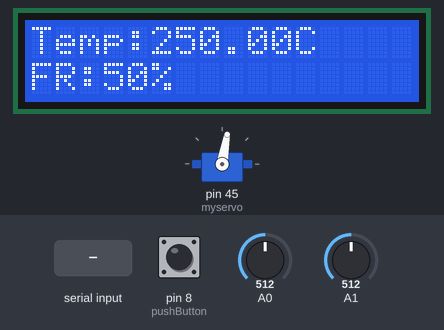
Simulated run of this sketch. Board: Arduino Mega 2560, built with avr-gcc and run on an emulated ATmega2560. Shown: servo, 16×2 character LCD. Inputs (shaded band) come from the test bench; at power-on: A1 = 512, pin 8 (pushButton) LOW, A0 = 512. The modem accepts every AT command (registered, SIM ready, sends succeed) and sends nothing else; what the sketch prints to the serial monitor is not drawn.

Above: at 12.7 s.
12.8 s: "CLOSED" received over the second serial link
17.3 s: A1 set to 900
At 19.7 s:
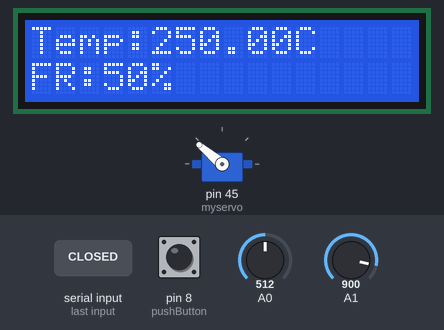
At 26.0 s:
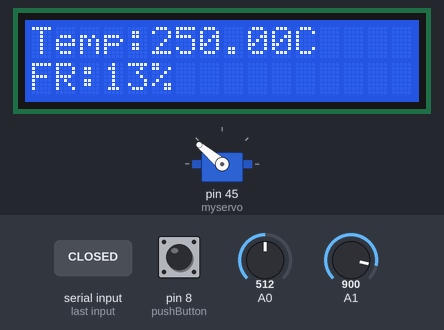
Timing chart, 0 to 26.3 s (numbered marks = the images above; inputs shaded):
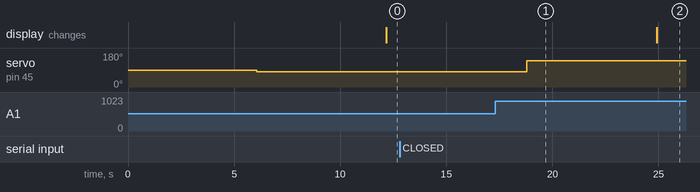

The sketch:

fbt5.ino
```cpp
#include <Servo.h>

Servo myservo;  // create servo object to control a servo
 #include <LiquidCrystal.h>
const int rs = 41, en = 39, d4 = 37, d5 = 35, d6 = 33, d7 = 31;
LiquidCrystal lcd(rs, en, d4, d5, d6, d7);

int screenWidth = 16;
int screenHeight = 2;

String ssid="IG";//"NRLimhan";    // Wifi network SSID
String password ="a1b2c3d4e5";//"qwertyuiop987";  // Wifi network password

boolean DEBUG=true;

//======================================================================== showResponce
void showResponse(int waitTime){
    long t=millis();
    char c;
    while (t+waitTime>millis()){
      if (Serial1.available()){
        c=Serial1.read();
        if (DEBUG) Serial.print(c);
      }
    }

}

//========================================================================
boolean espdata(int unit_id,int flow_rate,float temperature,int pulserate,int salinelevel,int Econ){
  String cmd = "AT+CIPSTART=\"TCP\",\"";                  // TCP connection
  cmd += "192.168.1.18";
  cmd += "\",80";
  Serial1.println(cmd);
  if (DEBUG) Serial.println(cmd);
  if(Serial1.find("Error")){
    if (DEBUG) Serial.println("AT+CIPSTART error");
    return false;
  }
 // http://hospital.pvg/datalog

 // String getStr = "GET /ethernet/data.php?temperature=";   // prepare GET string
  String getStr = "GET http://192.168.1.18/datalog/";   // prepare GET string

  getStr += String(unit_id);

  getStr += String(',');
getStr += String(flow_rate);

  getStr += String(',');

getStr += String(temperature);

  getStr += String(',');


getStr += String(pulserate);

  getStr += String(',');

getStr += String(salinelevel);

  getStr += String(',');

getStr += String(Econ);


  // getStr +="&field3=";
  // getStr += String(value3);
  // ...
  getStr += "\r\n\r\n";

  // send data length
  cmd = "AT+CIPSEND=";
  cmd += String(getStr.length());
  Serial1.println(cmd);
  if (DEBUG)  Serial.println(cmd);

  delay(100);
  if(Serial1.find(">")){
    Serial1.print(getStr);
    if (DEBUG)  Serial.print(getStr);
  }
  else{
    Serial1.println("AT+CIPCLOSE");
    // alert user
    if (DEBUG)   Serial.println("AT+CIPCLOSE");
    return false;
  }
  return true;
}
//================================================================================ setup
void setup() {
  DEBUG=true;           // enable debug serial
  Serial.begin(9600);

   myservo.attach(45);
  lcd.begin(16, 2);
  Serial1.begin(115200);  // enable software serial
                          // Your esp8266 module's speed is probably at 115200.
                          // For this reason the first time set the speed to 115200 or to your esp8266 configured speed
                          // and upload. Then change to 9600 and upload again

  //Serial1.println("AT+RST");         // Enable this line to reset the module;
  //showResponse(1000);

  //Serial1.println("AT+UART_CUR=9600,8,1,0,0");    // Enable this line to set esp8266 serial speed to 9600 bps
 // showResponse(1000);


  Serial1.println("AT+CWMODE=1");   // set esp8266 as client
  showResponse(1000);

  Serial1.println("AT+CWJAP=\""+ssid+"\",\""+password+"\"");  // set your home router SSID and password
  showResponse(5000);

   if (DEBUG)  Serial.println("Setup completed");
}
float tempC;
int unit_id=1;
int flow_rate=0;
int pulserate=0;
int salinelevel=0;
int Econ=0;
int pushButton = 8;

// ====================================================================== loop  {unit_id},{flow_rate},{temperature},{pulserate},{salinelevel},{Econ}
void loop() {
 int buttonState = digitalRead(pushButton);
 if(buttonState==1)
 Econ=0;
 else
 Econ=1;
  // sets the servo position according to the scaled value
flow_rate = analogRead(1);
  flow_rate = map(flow_rate, 0, 1023, 100, 0);
int  val = analogRead(1);            // reads the value of the potentiometer (value between 0 and 1023)
  val = map(val, 0, 1023, 0, 160);     // scale it to use it with the servo (value between 0 and 180)
  myservo.write(val);
  tempC = (5.0 * analogRead(A0) * 100.0) / 1024;
  //  Serial.println(tempC);
           espdata(unit_id,flow_rate,tempC,pulserate,salinelevel,Econ);                                      // Write values to thingspeak


  // thingspeak needs 15 sec delay between updates,
  delay(5000);

   lcd.setCursor(0,0);           //sets the cursor at row 0 column 0
  lcd.print("Temp:"); // prints 16x2 LCD MODULE
  lcd.print(tempC);
lcd.print("C  ");
  lcd.setCursor(0,1);           //sets the cursor at row 1 column 2
  lcd.print("FR:");     // prints HELLO WORLD
  lcd.print(flow_rate);
    lcd.print("% ");
    fun();
 // SubmitHttpRequest(unit_id);
    delay(5000);
}
```

functions.ino
```cpp
void SubmitHttpRequest(int unit_id)
{


  String cmd = "AT+CIPSTART=\"TCP\",";                  // TCP connection
  cmd += "192.168.1.101";
  cmd += "\",80\r\n";
  Serial1.println(cmd);
  if (DEBUG) Serial.println(cmd);
  if(Serial1.find("Error")){
    if (DEBUG) Serial.println("AT+CIPSTART error");
    return false;
  }
 // http://hospital.ig/datalog
  delay(5000);
 // String getStr = "GET /ethernet/data.php?temperature=";   // prepare GET string
  String getStr = "GET  http://192.168.1.101/patientdata/1 HTTP/1.0\r\n";   // prepare GET string

 // getStr += String(unit_id);


  // getStr +="&field3=";
  // getStr += String(value3);
  // ...
 //etStr += "  HTTP/1.0\r\n\r\n";

  // send data length
  cmd = "AT+CIPSEND=";
  cmd += String(getStr.length());
  Serial1.println(cmd);


  if (DEBUG)  Serial.println(cmd);


 delay(100);


  if(Serial1.find(">")){
    Serial1.print(getStr);
    if (DEBUG)  Serial.print(getStr);


  }
  else{
    Serial1.println("AT+CIPCLOSE");
    // alert user
    if (DEBUG)   Serial.println("AT+CIPCLOSE");
    return false;
  }
  return true;

}
String cadena="";
void fun()
{
   String getStr = "GET http://192.168.1.101/patientdata/1";   // prepare GET string

  String cmd = "AT+CIPSTART=\"TCP\",\"";                  // TCP connection
  cmd += "192.168.1.101";
  cmd += "\",80";

   Serial1.println(cmd);
  //connecting to server
  if(Serial1.find("OK")) {
    Serial.println();
    Serial.println();
    Serial.println();
    Serial.println("Server connection successful...");
    String peticionHTTP="GET / http://192.168.1.2/hospital/public/patientdata/1";   // prepare GET string
    //Sending the length of the HTTP request
    Serial1.print("AT+CIPSEND=");
    Serial1.println(peticionHTTP.length());
    //waiting for ">" for sending HTTP request
    if(Serial1.find(">")) {
      //we can send the HTTP request when > is displayed
      Serial.println("Sending HTTP request. . .");
      Serial1.println(peticionHTTP);
      if(Serial1.find("SEND OK")) {
        Serial.println("HTTP request sent...:");
        Serial.println();
        Serial.println("On stand by...");
        boolean fin_respuesta=false;
        long tiempo_inicio=millis();
        cadena="";

        while(fin_respuesta==false) {
          while(Serial1.available()>0) {
        char c=Serial1.read();
        Serial.write(c);
        cadena.concat(c); //store the request string on "cadena"
        if (cadena.length() > 50) cadena = "";
      }
          //terminate if "cadena" length is greater than  3500
          if(cadena.length()>5000) {
            Serial.println("The request exceeded the maximum length...");
            Serial1.println("AT+CIPCLOSE");
            if( Serial1.find("OK"))
              Serial.println("Connection terminated...");
            fin_respuesta=true;
          }
          if((millis()-tiempo_inicio)>10000) {
            //Terminate if connection time exceeded the maximum
            Serial.println("Connection time exceeded...");
            Serial1.println("AT+CIPCLOSE");
            if( Serial1.find("OK"))
              Serial.println("Connection terminated");
            fin_respuesta=true;
          }
          if(cadena.indexOf("CLOSED")>0) {
            Serial.println();
            Serial.println("String OK, connection terminated");
            fin_respuesta=true;
          }
        }
      } else {
        Serial.println("error on HTTP request.....");
      }
    }
  } else {
    Serial.println("Unable to find the server....");
  }
  delay(1000); //1 second delay before new loop
}


void ShowSerialData()
{
  while(Serial1.available()!=0)
    Serial.write(char (Serial1.read()));
    delay(5);
}
```

funtion2.ino
```cpp
void WebRequest(String request){
 //find the dividing marker between domain and path
     int slash = request.indexOf('/');

     //grab the domain
     String domain;
     if(slash>0){
       domain = request.substring(0,slash);
     }else{
       domain = request;
     }

     //get the path
     String path;
     if(slash>0){
       path = request.substring(slash);
     }else{
       path = "/";
     }

     //output domain and path to verify
     Serial.println("domain: |" + domain + "|");
     Serial.println("path: |" + path + "|");

     //create start command
     String startcommand = "AT+CIPSTART=\"TCP\",\"" + domain + "\", 80"; //443 is HTTPS, still to do

     Serial1.println(startcommand);
     Serial.println(startcommand);


     //test for a start error
     if(Serial1.find("Error")){
       Serial.println("error on start");
       return;
     }

     //create the request command
     String sendcommand = "GET http://"+ domain + path + " HTTP/1.0\r\n\r\n\r\n";//works for most cases

     Serial.print(sendcommand);

     //send
     Serial1.print("AT+CIPSEND=");
     Serial1.println(sendcommand.length());

     //debug the command
     Serial.print("AT+CIPSEND=");
     Serial.println(sendcommand.length());

     //delay(5000);
     if(Serial1.find(">"))
     {
       Serial.println(">");
     }else
     {
       Serial1.println("AT+CIPCLOSE");
       Serial.println("connect timeout");
       delay(1000);
       return;
     }

     //Serial.print(getcommand);
     Serial1.print(sendcommand);
}
```

Measured:
- after the input at 12.8 s, every drawn part: stays the same
- after the input at 17.3 s, servo on pin 45 (myservo): 80° → 140° after 1.5 s
